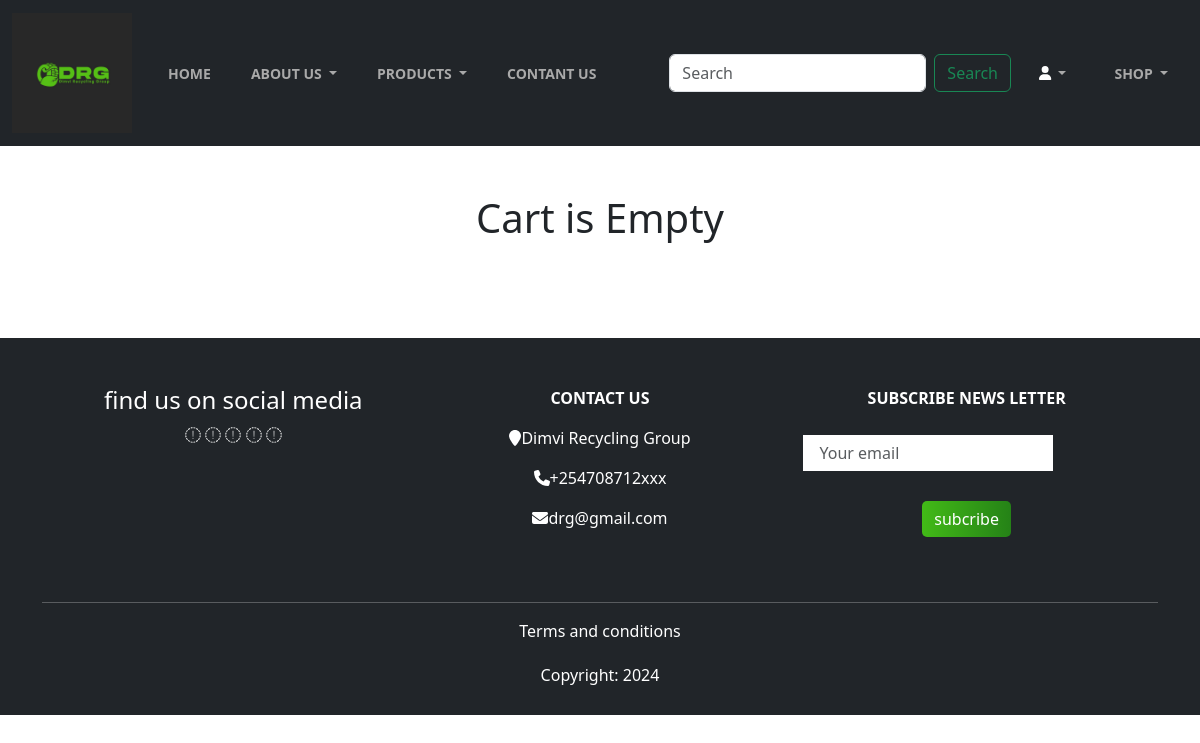
The page /cart/ (signed in) on the database as committed earlier.
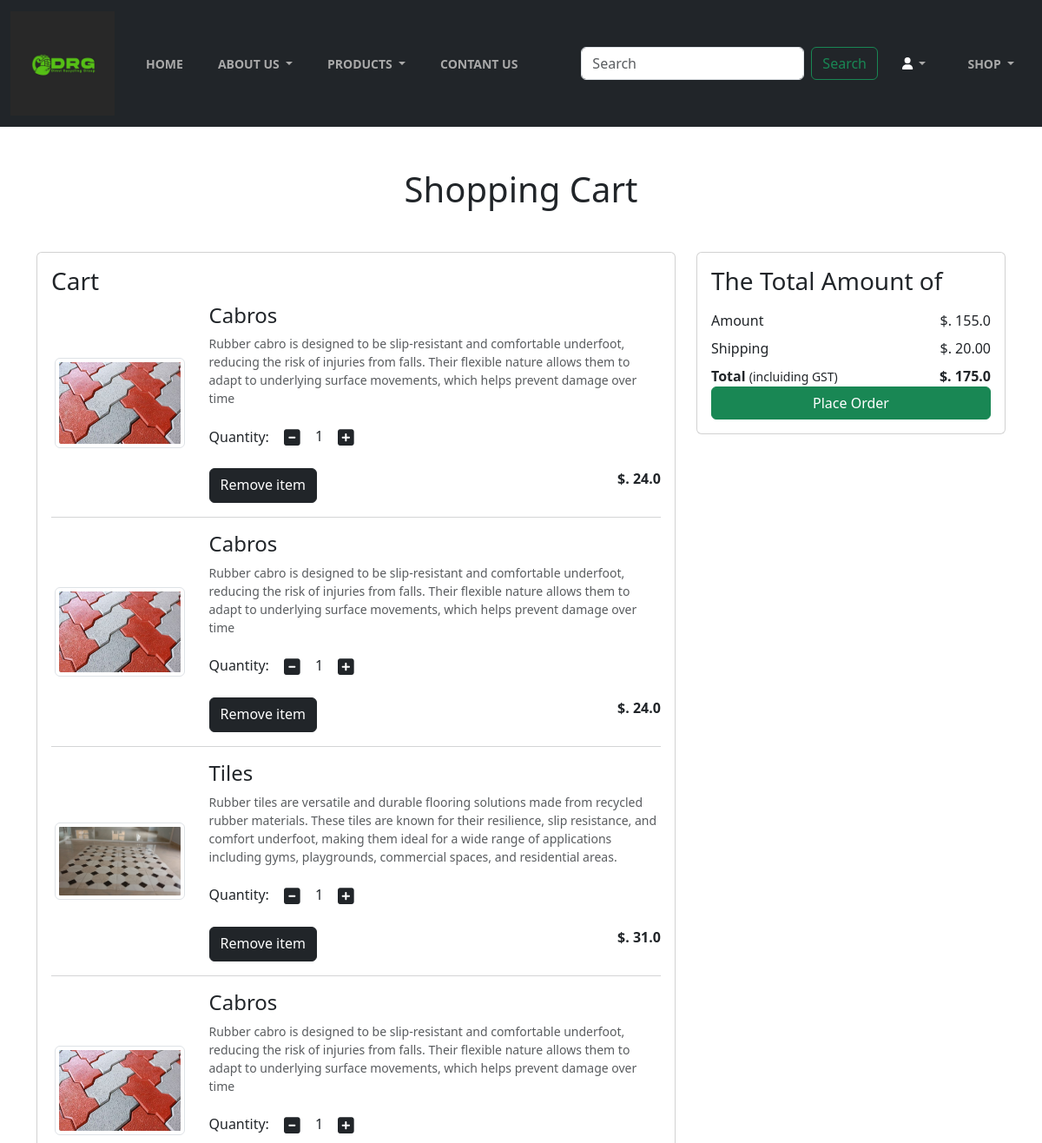
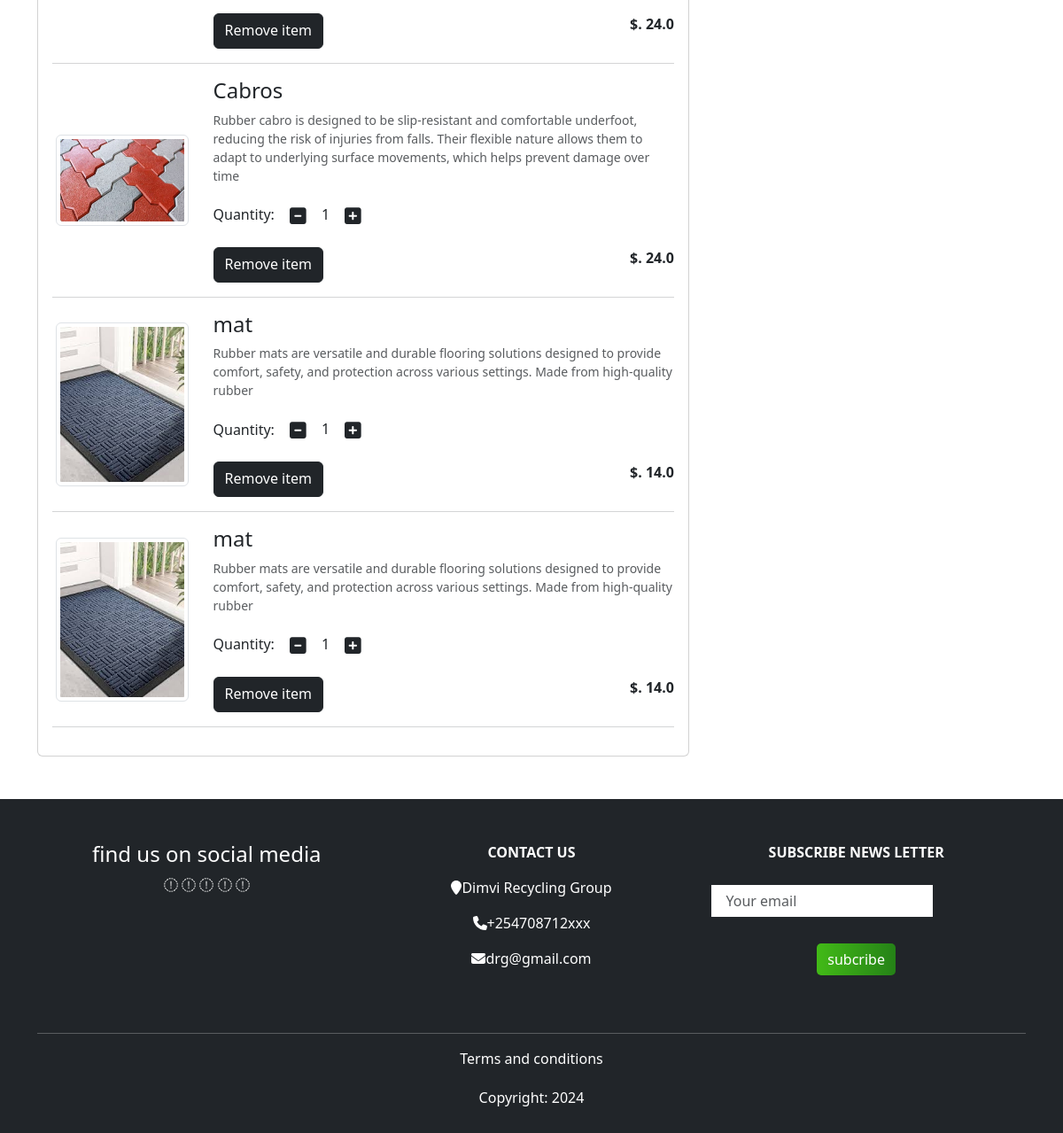
The same page on the database as committed later (2 pictures, top to bottom).
### app/models.py (models this page shows, shortened)
class Cart(models.Model):
    user = models.ForeignKey(User, on_delete=models.CASCADE)
    product = models.ForeignKey(Product, on_delete=models.CASCADE)
    quantity = models.PositiveIntegerField(default=1)

class Product(models.Model):
    title = models.CharField(max_length=100)
    selling_price = models.FloatField()
    discounted_price = models.FloatField()
    description = models.TextField()
    composition= models.TextField(default="")
    category = models.CharField(choices=CATEGORY_CHOICES, max_length=2)
    product_image = models.ImageField(upload_to='product')

### app/views.py (the view)
# urls.py: path('cart/', views.show_cart, name='showcart'),
def show_cart(request):
    user = request.user
    cart = Cart.objects.filter(user=user)
    amount = 0
    for p in cart:
        value = p.quantity*p.product.discounted_price
        amount = value + amount
    total_amount = amount + 20.00
    return render(request, 'app/addtocart.html', locals())

### app/templates/app/addtocart.html (shortened to what this page needs)
{% extends 'app/base.html' %}
{% load static %}
{%block main-content %}
<div class="container my-5">
    <div class="row">
        {% if cart %}
        <h1 class="text-center mb-5">Shopping Cart</h1>
        <div class="col-sm-8">
            <div class="card">
                <div class="card-body">
                    <h3>Cart</h3>
                    {% for item in cart %}
                    <div class="row">
                        <div class="col-3 text-center align-self-center"><img src="{{item.product.product_image.url}}"
                                alt="" class="img-fluid
                            img-thumbnail shower-sm" height="150" width="150"></div>
                        <div class="col-sm-9">
                            <div>
                                <h4>{{item.product.title}}</h4>
                                <p class="mb-2 text-muted small">{{item.product.description}}</p>
                                <div class="my-3">
                                    <label for="quantity">Quantity:</label>
                                    <a class="minus_cart btn" pid={{item.product.id}}><i
                                            class="fas fa-minus-square fa-lg"></i></a>
                                    <span id="quantity">{{item.quantity}}</span>
                                    <a class="plus_cart btn" pid={{item.product.id}}><i
                                            class="fas fa-plus-square fa-lg"></i></a>
                                </div>
                                <div class="d-flex justify-content-between">
                                    <a href="#" class="remove-cart btn btn-dark mr-3" pid={{item.product.id}}>Remove
                                        item</a>
                                    <p class="mb-8"><span><strong>$. {{item.product.discounted_price}}</strong></span>
                                    </p>
                                </div>
                            </div>
                        </div>
                    </div>
                    <hr class="text-muted">
                    {% endfor %}
                </div>
            </div>
        </div>
        <div class="col-4">
            <div class="card">
                <div class="card-body">
                    <h3>The Total Amount of </h3>
                    <ul class="list-group">
                        <li
                            class="list-group-item d-flex justify-content-between align-items-center border-0 px-0 pb-0">
                            Amount <span id="amount">$. {{amount}}</span></li>
                        <li
                            class="list-group-item d-flex justify-content-between align-items-center border-0 px-0 pb-0">
                            Shipping <span>$. 20.00</span></li>
                        <li
                            class="list-group-item d-flex justify-content-between align-items-center border-0 px-0 pb-0">
                            <div>
                                <strong>Total</strong> <small>(incluiding GST)</small>
                            </div>
                            <span id="total_amount"> <strong>$. {{total_amount}}</strong></span>
                        </li>
                    </ul>
                    <div class="d-grid"> <a href="{% url 'checkout' %}" class="btn btn-success">Place Order</a></div>
                </div>
            </div>
        </div>
        {% else %}
        <h1 class="text-center mb-5">Cart is Empty</h1>
        {% endif %}
    </div>
</div>
{% endblock main-content %}

### app/templates/app/base.html (shortened to what this page needs)
<!DOCTYPE html>
{% load static %}
<html lang="en">
<head>
    <link href="https://cdn.jsdelivr.net/npm/bootstrap@5.3.0-alpha1/dist/css/bootstrap.min.css" rel="stylesheet"
>
    <link rel="stylesheet" href=" {% static 'app/css/style.css' %}">
    <link rel="stylesheet" href=" {% static 'app/css/all.min.css' %}">
    <link reil="stylesheet" href=" {% static 'app/css/owl.carousel.css' %}">
    <link rel="stylesheet" href=" https://stackpath.bootstrapcdn.com/font-awesome/4.7.0/css/font-awesome.min.css">
</head>
<body>
    <section id="nav-bar fixed-top">
        <nav class="navbar navbar-expand-lg navbar-dark bg-dark ">
            <div class="container-fluid">
                <a class="navbar-brand" href="#">
                    <img src="{% static 'app/images/drg-logo4.jpeg' %} " width='120' height='120' alt="">
                </a>
                <div class="collapse navbar-collapse" id="navbarSupportedContent">
                    <ul class="navbar-nav me-auto mb-2 mb-lg-0">
                        {% if request.user.is_authenticated %}
                        <li class="nav-item">
                            <a class="nav-link active" aria-current="page" href="/">Home</a>
                        </li>
                        <li class="nav-item dropdown">
                            <a class="nav-link dropdown-toggle" href="{%url 'about'%}" role="button"
                                data-bs-toggle="dropdown" aria-expanded="false">
                                About us
                            </a>
                        </li>
                        <li class="nav-item dropdown">
                            <a class="nav-link dropdown-toggle" href="#" role="button" data-bs-toggle="dropdown"
                                aria-expanded="false">
                                Products
                            </a>
                        </li>
                        <li class="nav-item">
                            <a class="nav-link ">Contant us</a>
                        </li>
                    </ul>
                    <form class="d-flex" role="search">
                        <input class="form-control me-2" type="search" placeholder="Search" aria-label="Search">
                        <button class="btn btn-outline-success " type="submit">Search</button>
                    </form>
                </div>
                <ul class="navbar-nav me-auto mb-2 mb-lg-0">
                    <li class="nav-item dropdown mx-2">
                        <a class="nav-link dropdown-toggle" href="#" role="button" data-bs-toggle="dropdown"
                            aria-expanded="false">
                            <i class="fa fa-user text-white w-30 h-30"  ></i>
                        </a>
                    </li>
                    <li class="nav-item dropdown">
                        <a class="nav-link dropdown-toggle" href="#" role="button" data-bs-toggle="dropdown"
                            aria-expanded="false">
                            Shop
                        </a>
                    </li>
                    {% endif %}
                </ul>
            </div>
        </nav>
    </section>
    {% block main-content %}
    {% endblock %}
    <footer class="container-fluid bg-dark text-center mt-5 p-2 text-white ">
        <section id="forter">
            <div class="container">
                <div class="row forter_box">
                    <div class="col-md-4 forter_box">
                        <h4 id="customer">find us on social media</h4>
                        <div class="media">
                           <a class="icon" href="#"><i class="fa fa-facebook  text-white" ></i></a>
                            <a href=""><i  class="fa fa-twitter text-white " ></i></a>
                           <a href=""><i  class="fa fa-youtube  text-white" ></i></a>
                           <a href=""><i  class="fa fa-instagram  text-white" ></i></a>
                           <a href=""> <i class="fa fa-linkedin text-white" ></i></a>
                        </div>
                    </div>
                    <div class="col-md-4 forter_box">
                        <p><b>CONTACT US</b></p>
                        <p><i class="fa fa-map-marker"></i>Dimvi Recycling Group</p>
                        <P> <i class="fa fa-phone"></i>+254708712xxx</P>
                        <P> <i class="fa fa-envelope"></i>drg@gmail.com</P>
                    </div>
                    <div class="col-md-4 forter_box">
                        <p><b>SUBSCRIBE NEWS LETTER</b></p>
                        <input type="email" class="form-control" placeholder=" Your email">
                        <button type="button" class="btn btn-primary">subcribe</button>
                    </div>
                </div>
                <hr>
                <p class="copywrite">Terms and conditions </p>
                <p class="copywrite">Copyright: 2024 </p>
            </div>
        </section>
    </footer>
</body>
</html>

### app/static/app/css/style.css (style rules this page uses)
.navbar a { text-transform: uppercase; font-size: 30px; }
.navbar-nav li { padding: 0 12px; }
.navbar-nav li a { color: darkgrey !important; font-size: 14px; font-weight: bold; text-align: right; transition: 0.2s; }
#forter { color: white; }
.forter_box { padding: 20px; }
.forter_box .form-control { border: none; max-width: 250px; box-shadow: none !important; margin-top: 25px; border-radius: 0; }
.forter_box .btn-primary { border: none; box-shadow: none !important; margin-top: 30px; border-radius: 5px; background-image: linear-gradient(to right, #42ba17, #258217); }
.media .icon { color: white; text-decoration: none; }
hr { background-color: white; }
.copywrite { margin-bottom: 0; padding-bottom: 20px; text-align: center; }

Rows that differ between the two databases and show on the page:
added Cart: product.product_image (picture), product "Cabros", product.description "Rubber cabro is designed to be slip-resistant and comfortable underfoot, reducing the risk of injuries from falls. Their flexible nature allows them to adapt to underlying surface movements, which helps prevent damage over time", quantity "1", product.discounted_price "24.0"
added Cart: product.product_image (picture), product "Cabros", product.description "Rubber cabro is designed to be slip-resistant and comfortable underfoot, reducing the risk of injuries from falls. Their flexible nature allows them to adapt to underlying surface movements, which helps prevent damage over time", quantity "1", product.discounted_price "24.0"
added Cart: product.product_image (picture), product "Tiles", product.description "Rubber tiles are versatile and durable flooring solutions made from recycled rubber materials. These tiles are known for their resilience, slip resistance, and comfort underfoot, making them ideal for a wide range of applications including gyms, playgrounds, commercial spaces, and residential areas.", quantity "1", product.discounted_price "31.0"
added Cart: product.product_image (picture), product "Cabros", product.description "Rubber cabro is designed to be slip-resistant and comfortable underfoot, reducing the risk of injuries from falls. Their flexible nature allows them to adapt to underlying surface movements, which helps prevent damage over time", quantity "1", product.discounted_price "24.0"
added Cart: product.product_image (picture), product "Cabros", product.description "Rubber cabro is designed to be slip-resistant and comfortable underfoot, reducing the risk of injuries from falls. Their flexible nature allows them to adapt to underlying surface movements, which helps prevent damage over time", quantity "1", product.discounted_price "24.0"
added Cart: product.product_image (picture), product "mat", product.description "Rubber mats are versatile and durable flooring solutions designed to provide comfort, safety, and protection across various settings. Made from high-quality rubber", quantity "1", product.discounted_price "14.0"
added Cart: product.product_image (picture), product "mat", product.description "Rubber mats are versatile and durable flooring solutions designed to provide comfort, safety, and protection across various settings. Made from high-quality rubber", quantity "1", product.discounted_price "14.0"
Other text that changed with them:
{{ amount }}: (not shown) → "155.0"
{{ total_amount }}: (not shown) → "175.0"
text no longer shown: "Cart is Empty"
text now shown: "Shopping Cart Cart The Total Amount of Amount $. Shipping $. 20.00 Total (incluiding GST) $. Place Order"
